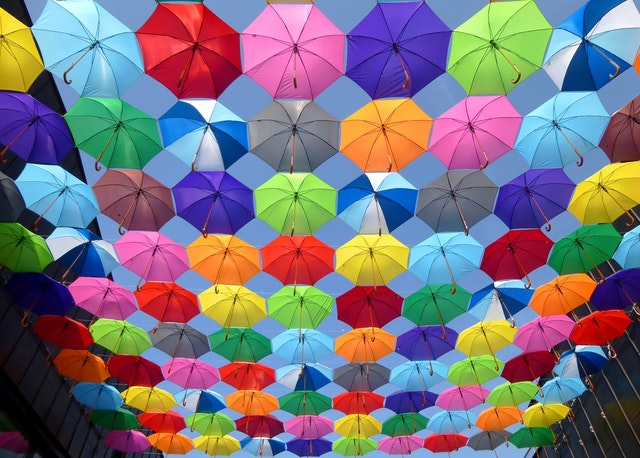
#> input picture OpenCV/workshop_1/resources/pexels_umbrellas.jpg, 640 x 458 px, found by its file name
$ python L17_using_trakbars.py
#> lines starting #> are read from the running program, lines starting #| are printed output that depends on the picture; after the words box and inside, x2 and y2 are one past the last pixel; in counts of white or black regions, pixels touching at a corner belong together
### OpenCV/workshop_1/joining_images.py
"""
Author: Murtaza's Workshope
Format: Daniel López
"""

import cv2
import numpy as np


def stackImages(scale, imgArray):
    """
    A function that groups an image in a horizontal or vertical stacks
    The images can be a modified image stacked according the function, for
    example, [originalImage, grayImage, edgesImage]

    scale --> A float number to indicate the scale transformation
    imgArray --> The image read as a cv2 object in a matrix order
                 ([img,img],[img,img]) or ([img,img,img])

    return ver
    """
    rows = len(imgArray)
    cols = len(imgArray[0])
    rowsAvailable = isinstance(imgArray[0], list)
    width = imgArray[0][0].shape[1]
    height = imgArray[0][0].shape[0]

    if rowsAvailable:
        for x in range(0, rows):
            for y in range(0, cols):
                if imgArray[x][y].shape[:2] == imgArray[0][0].shape[:2]:
                    imgArray[x][y] = cv2.resize(
                        imgArray[x][y], (0, 0), None, scale, scale
                    )
                else:
                    imgArray[x][y] = cv2.resize(
                        imgArray[x][y],
                        (imgArray[0][0].shape[1], imgArray[0][0].shape[0]),
                        None,
                        scale,
                        scale,
                    )
                if len(imgArray[x][y].shape) == 2:
                    imgArray[x][y] = cv2.cvtColor(
                        imgArray[x][y], cv2.COLOR_GRAY2BGR
                        )
        imageBlank = np.zeros((height, width, 3), np.uint8)
        hor = [imageBlank] * rows
        hor_con = [imageBlank] * rows
        for x in range(0, rows):
            hor[x] = np.hstack(imgArray[x])
        ver = np.vstack(hor)
    else:
        for x in range(0, rows):
            if imgArray[x].shape[:2] == imgArray[0].shape[:2]:
                imgArray[x] = cv2.resize(
                    imgArray[x], (0, 0), None, scale, scale
                    )
            else:
                imgArray[x] = cv2.resize(
                    imgArray[x],
                    (imgArray[0].shape[1], imgArray[0].shape[0]),
                    None,
                    scale,
                    scale,
                )
            if len(imgArray[x].shape) == 2:
                imgArray[x] = cv2.cvtColor(imgArray[x], cv2.COLOR_GRAY2BGR)
        hor = np.hstack(imgArray)
        ver = hor
    return ver

### OpenCV/workshop_1/path_helps.py
"""
Author: Daniel Lopez
"""

import os


# [15 lines left out: function get_path, not called in this run]


def get_path(file_name, additional_dir):
    """
    Obtain all the path linked to the file, relative to workshop.
    This works when you are opening the file with VS Code from the path of
    the git clone, in this case, 'Python_TopicsAndExamples'.

    file_name --> Name of the file you want to access (read/write).
    additional_dir --> Includes the specific directory from the file.

    return file_path --> The complete path from 'Python_TopicsAndExamples'
    """
    file_path = os.getcwd()
    file_path = os.path.join(file_path, "OpenCV")
    file_path = os.path.join(file_path, "workshop_1")
    file_path = os.path.join(file_path, additional_dir)
    file_path = os.path.join(file_path, file_name)
    return file_path


# [17 lines left out: function get_path_dir, not called in this run]

### OpenCV/workshop_1/L17_using_trakbars.py
"""
Author: Daniel Lopez
Info from: Murtaza's Work - Robotics and AI
--> https://youtu.be/WQeoO7MI0Bs?list=PLxYZ6JuFZuoZPUEUtcUL0YoAYRvnNLAG5
"""

import cv2
import numpy as np
from path_helps import get_path
from joining_images import stackImages


def empty(a):
    pass


def main():
    # Obtain path of the image
    my_img = "pexels_umbrellas.jpg"
    folder = "resources"
    file_path = get_path(my_img, folder)

    # Creating trackbars
    window_h = 640
    window_w = 260
    cv2.namedWindow("TrackBars")
    cv2.resizeWindow("TrackBars", window_w, window_h)
    cv2.createTrackbar("Hue_Min", "TrackBars", 0, 179, empty)
#> slider 'Hue_Min' is set to 35
    cv2.createTrackbar("Hue_Max", "TrackBars", 179, 179, empty)
    cv2.createTrackbar("Sat_Min", "TrackBars", 0, 255, empty)
#> slider 'Sat_Min' is set to 51
    cv2.createTrackbar("Sat_Max", "TrackBars", 255, 255, empty)
    cv2.createTrackbar("Val_Min", "TrackBars", 0, 255, empty)
#> slider 'Val_Min' is set to 51
    cv2.createTrackbar("Val_Max", "TrackBars", 255, 255, empty)

    # Main loop, used to continuosly read the trackbars
    while True:
        # Obtain info from the trackbars
        hue_min = cv2.getTrackbarPos("Hue_Min", "TrackBars")
        hue_max = cv2.getTrackbarPos("Hue_Max", "TrackBars")
        sat_min = cv2.getTrackbarPos("Sat_Min", "TrackBars")
        sat_max = cv2.getTrackbarPos("Sat_Max", "TrackBars")
        val_min = cv2.getTrackbarPos("Val_Min", "TrackBars")
        val_max = cv2.getTrackbarPos("Val_Max", "TrackBars")

        # Read image with cv2
        image = cv2.imread(file_path)
#> image is the input picture: shape (458, 640, 3); mean B, G, R 125.9, 115.3, 123.7

        # Convertion to HSV
        imgHSV = cv2.cvtColor(image, cv2.COLOR_BGR2HSV)
#> imgHSV: shape (458, 640, 3); mean H, S, V 99.4, 148.9, 174.1

        # Generating a mask
        lower = np.array([hue_min, sat_min, val_min])
        upper = np.array([hue_max, sat_max, val_max])
        mask = cv2.inRange(imgHSV, lower, upper)
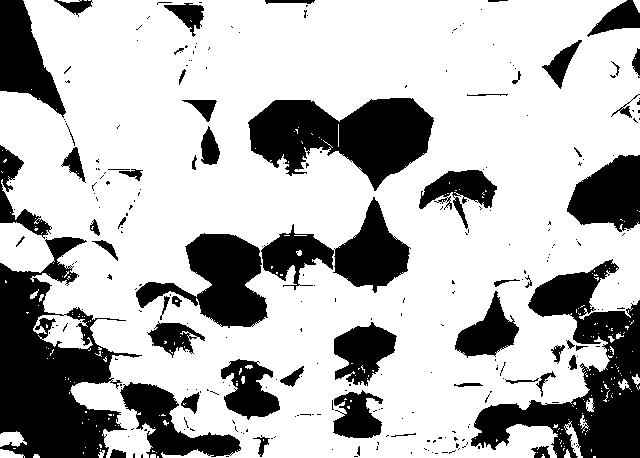
#> mask: shape (458, 640); 71.7% white; 277 black regions (218 under 20 px), largest, box (x1, y1, x2, y2) and area: (0, 237, 142, 458) 15643, (471, 259, 640, 458) 13503, (248, 98, 434, 191) 10331

        # Stacking the images
        final_image = stackImages(0.5, [image, imgHSV, mask])
#> in stackImages, `rows = len(imgArray)`: rows = 3
#> in stackImages, `cols = len(imgArray[0])`: cols = 458
#> in stackImages, `rowsAvailable = isinstance(imgArray[0], list)`: rowsAvailable = False
#> after the loop in stackImages, `for x in range(0, rows):`: imgArray = 3 items
#> in stackImages, `hor = np.hstack(imgArray)`:
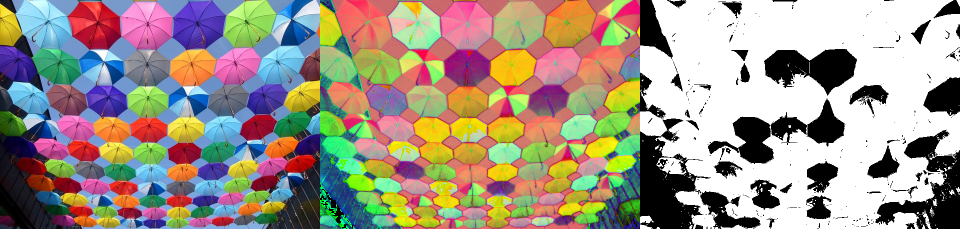
#> hor: shape (229, 960, 3); mean of channels 0, 1, 2 136.1, 149.1, 160.3; drawn as B, G, R

        # Display image
        cv2.imshow("Image_Detecton", final_image)
        cv2.waitKey(1)


if __name__ == "__main__":
    main()

$ run again, with OpenCV/workshop_1/resources/pexels_man.jpg copied over OpenCV/workshop_1/resources/pexels_umbrellas.jpg
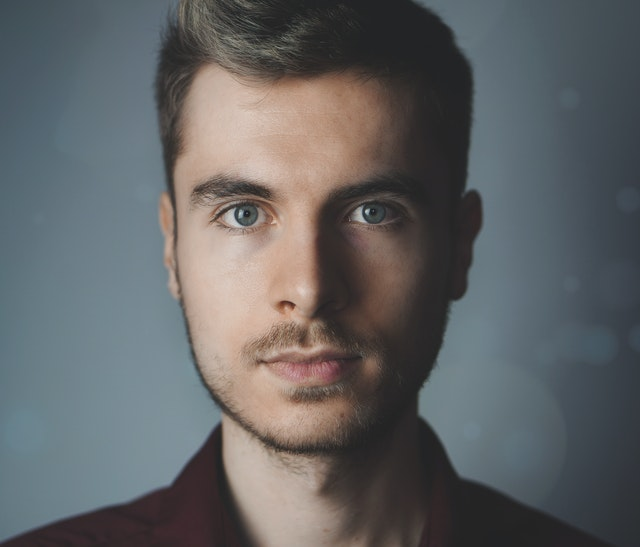
#> input picture OpenCV/workshop_1/resources/pexels_man.jpg, 640 x 547 px, found by its file name
#> in main, image is the input picture: shape (547, 640, 3); mean B, G, R 100.3, 99.1, 97.7
#> imgHSV: shape (547, 640, 3); mean H, S, V 72.3, 48.3, 110.2
#> in main, `mask = cv2.inRange(imgHSV, lower, upper)`:
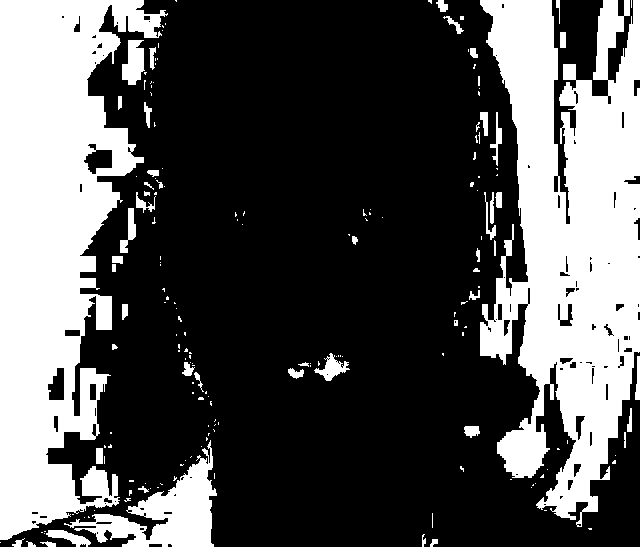
#> mask: shape (547, 640); 33% white; 184 white regions (133 under 20 px), largest, box (x1, y1, x2, y2) and area: (480, 0, 640, 527) 52327, (0, 0, 168, 540) 51944, (64, 440, 217, 547) 5703
#> rows = 3
#> cols = 547
#> rowsAvailable = False
#> after the loop in stackImages, `for x in range(0, rows):`: imgArray = 3 items
#> in stackImages, `hor = np.hstack(imgArray)`:
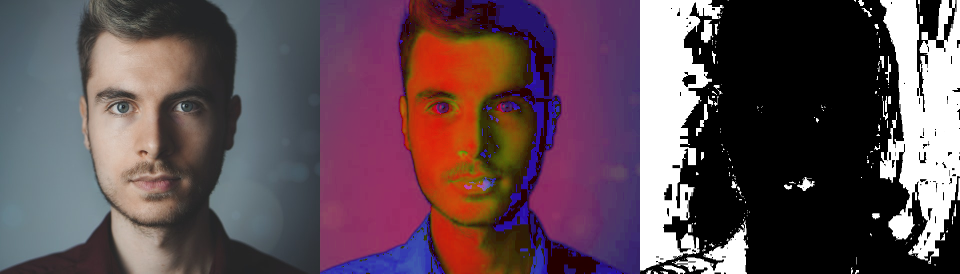
#> hor: shape (274, 960, 3); mean of channels 0, 1, 2 85.6, 77.2, 97.4; drawn as B, G, R
